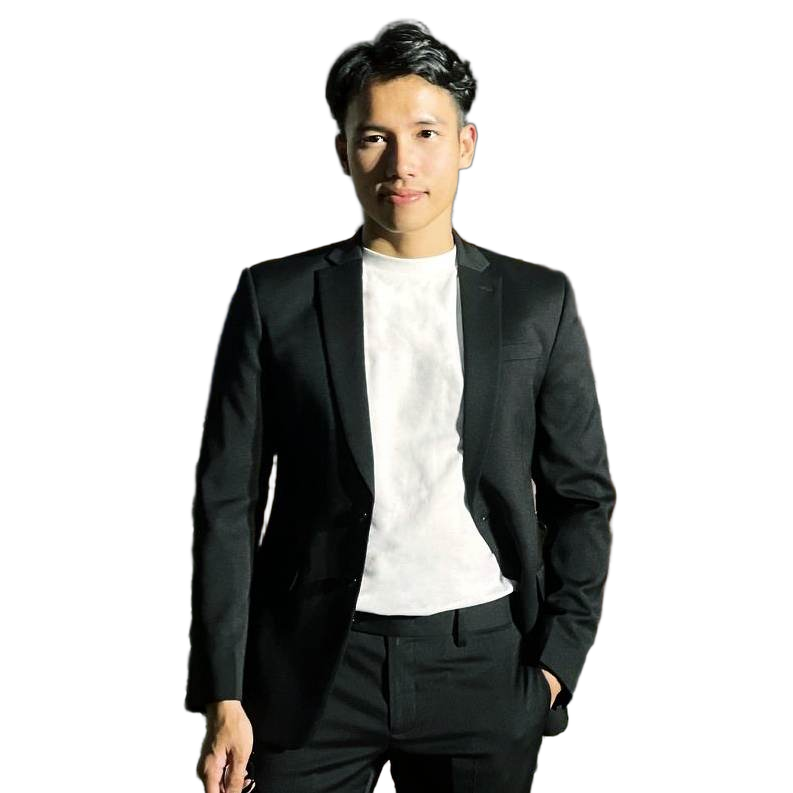
#> input picture scripts/art_src/khai_cutout.png, 793 x 793 px
$ python make_portrait.py
#> lines starting #> are read from the running program, lines starting #| are printed output that depends on the picture
"""Head-and-shoulders portrait for the About section.

Input: scripts/art_src/khai_cutout.png (background removed with rembg `birefnet-portrait`
from khai_photo.jpg). Output: frontend/public/art/khai.webp — transparent, lightly graded,
with an ember rim on the left and an ice rim on the right to match the chrome hands.
"""
from pathlib import Path

import numpy as np
from PIL import Image, ImageEnhance, ImageFilter

ROOT = Path(__file__).parent
SRC = ROOT / "art_src" / "khai_cutout.png"
OUT = ROOT.parent / "frontend" / "public" / "art" / "khai.webp"
CROP = (175, 0, 625, 450)  # crown to just under the shoulders
SIZE = 900

im = Image.open(SRC).convert("RGBA").crop(CROP)
im = im.resize((SIZE, SIZE), Image.LANCZOS)
#> im: PIL image 900x900 RGBA
rgb, alpha = im.convert("RGB"), im.getchannel("A")

# grade: a touch more contrast, a little less colour, cool shadows
rgb = ImageEnhance.Contrast(rgb).enhance(1.08)
rgb = ImageEnhance.Color(rgb).enhance(0.86)
a = np.asarray(rgb).astype(np.float32) / 255
lum = a.mean(axis=2, keepdims=True)
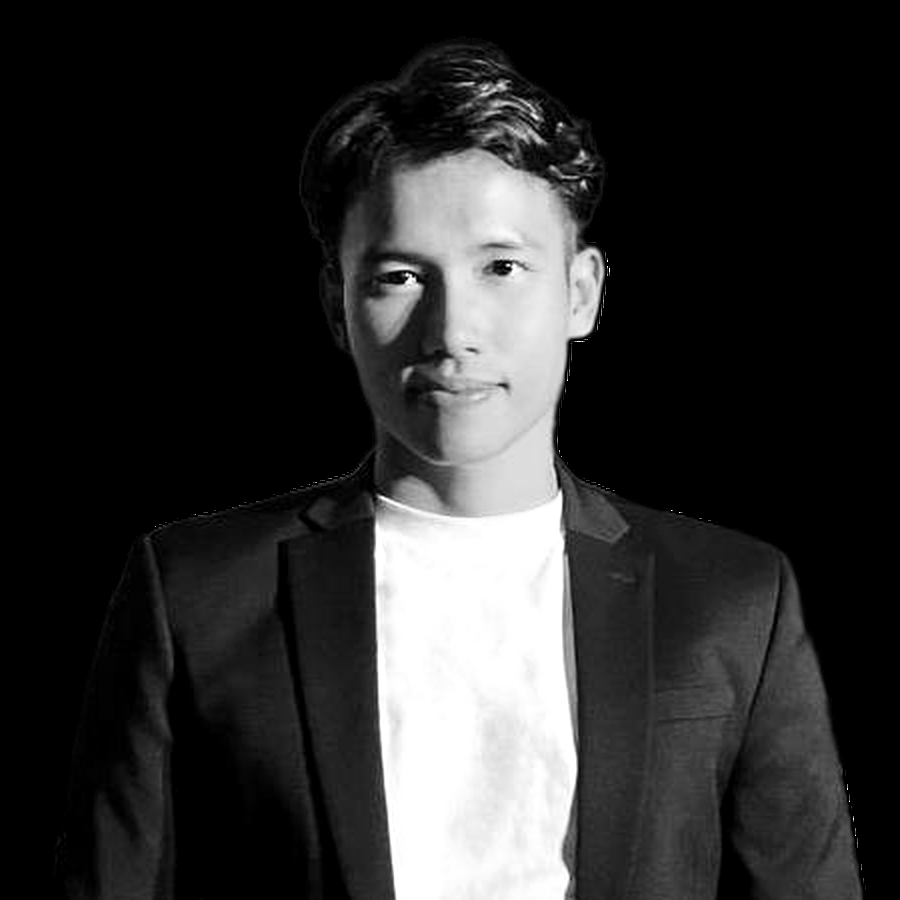
#> lum: shape (900, 900, 1) float32; min 0, max 1, mean 0.182
a = a + (1 - lum) * np.array([-0.012, 0.0, 0.03]) * 1.4

# rim light: the outer band of the silhouette, ember from the left, ice from the right
m = np.asarray(alpha).astype(np.float32) / 255
inner = np.asarray(alpha.filter(ImageFilter.MinFilter(15)).filter(ImageFilter.GaussianBlur(6))).astype(np.float32) / 255
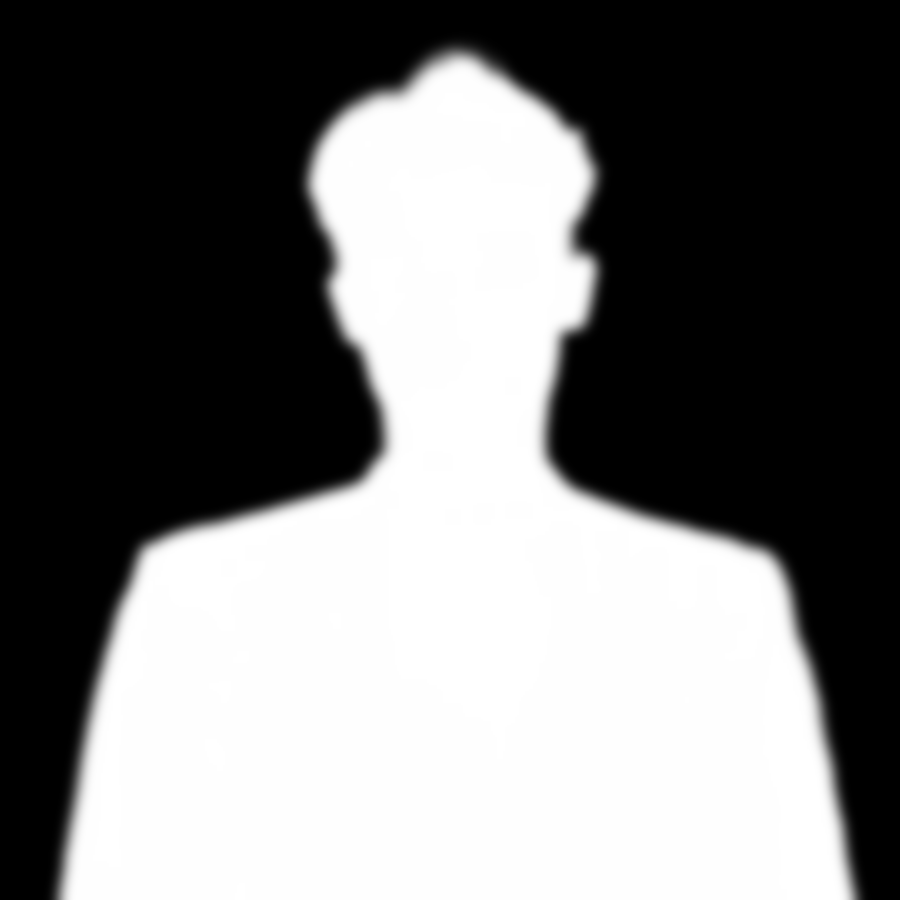
#> inner: shape (900, 900) float32; min 0, max 1, mean 0.459
rim = np.clip(m - inner, 0, 1)[..., None]
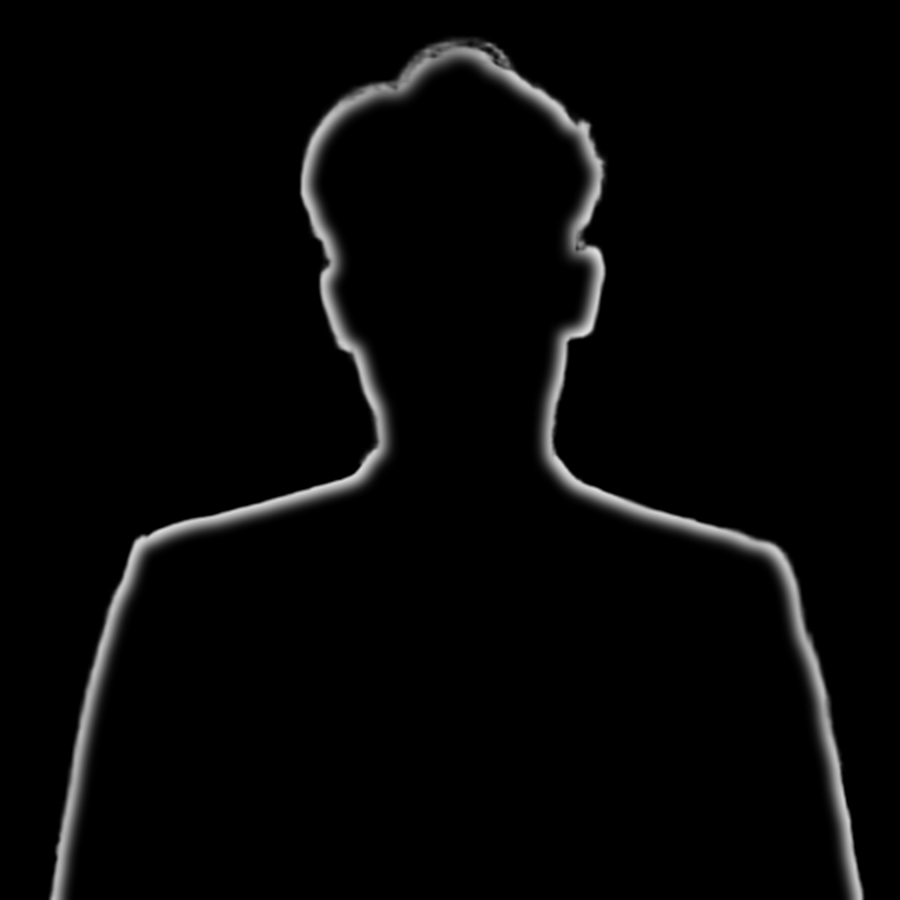
#> rim: shape (900, 900, 1) float32; min 0, max 0.871, mean 0.0249
x = np.linspace(0, 1, SIZE)[None, :, None]
ember, ice = np.array([1.0, 0.42, 0.16]), np.array([0.62, 0.8, 1.0])
tint = ember * np.clip(1 - x * 1.7, 0, 1) + ice * np.clip(x * 1.7 - 0.7, 0, 1)
a = 1 - (1 - a) * (1 - rim * tint * 0.85)  # screen blend
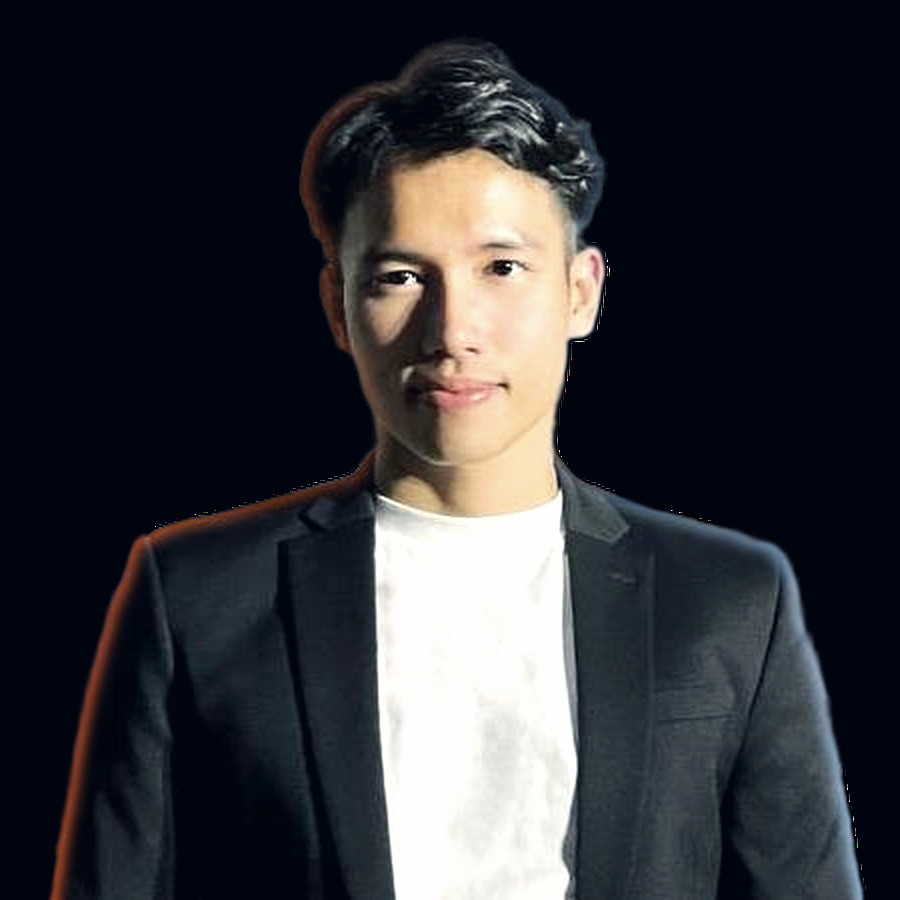
#> a: shape (900, 900, 3) float64; mean R, G, B 0.184, 0.191, 0.211; drawn with min black and max white

out = Image.fromarray((np.clip(a, 0, 1) * 255).astype(np.uint8))
out.putalpha(alpha)
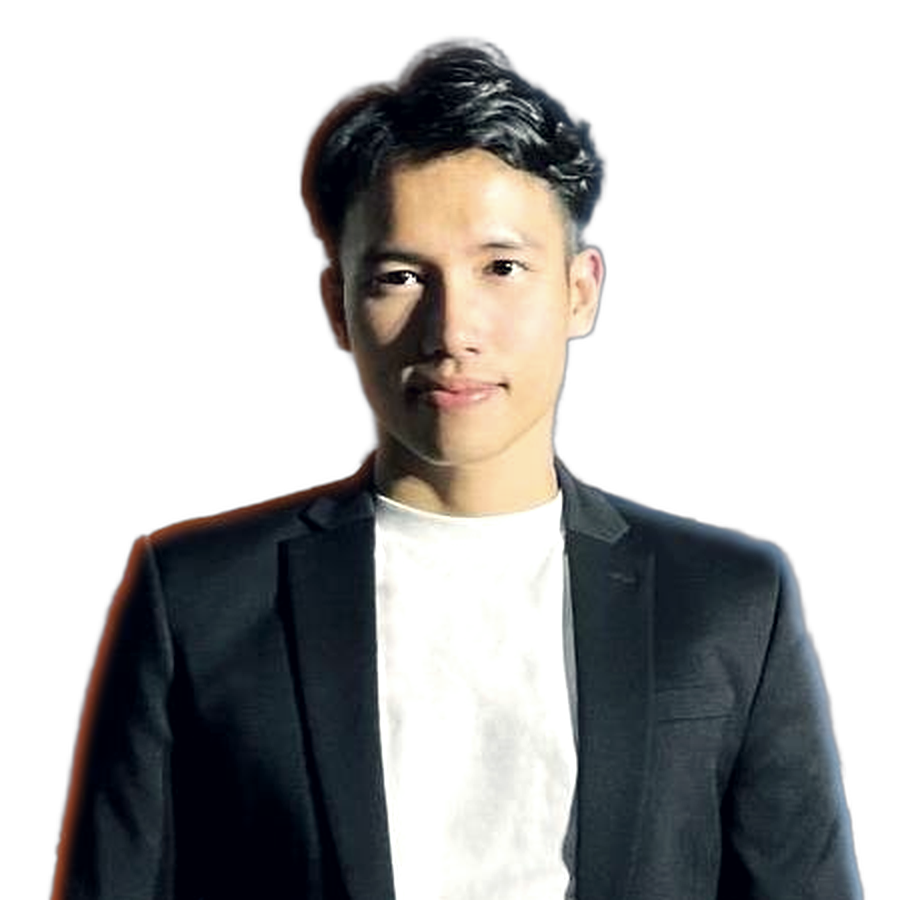
#> out: PIL image 900x900 RGBA; mean R, G, B, A 48.9, 48.6, 53.3, 123.4; transparent parts drawn white
out.save(OUT, "WEBP", quality=86, method=6)
#> (the run stopped early here; a loop or call above may not have finished)
